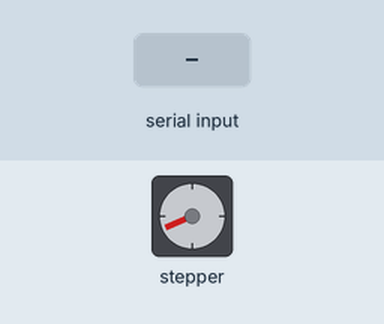
The sketch below on a simulated Arduino Uno, built for the host (arithmetic inside an expression is 32-bit, double 64-bit). Shown: stepper motor. Wiring (inferred from the names in the program): stepper motor driver (200 steps per turn assumed): step pin 4; direction pin 7. Inputs (shaded band) come from the test bench. What the sketch prints to the serial monitor is not drawn.

Above: at 0.46 s.
At 1.2 s:
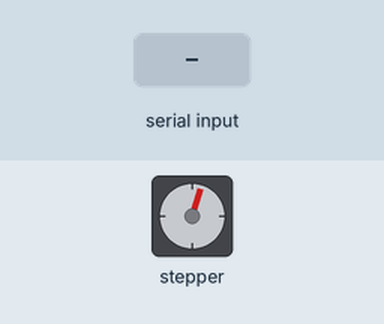
1.3 s: "90,45\n" received over Serial
At 2.1 s:
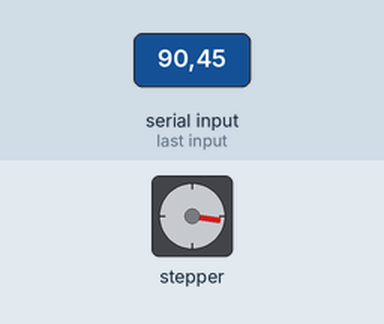
Timing chart, 0 to 16.3 s (numbered marks = the images above; inputs shaded):
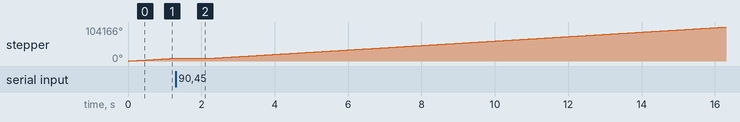

The sketch:

Stroboscope.ino
```cpp
// =================================================================
// --- BARE-METAL STROBOSCOPE: SLOWER 300 RPM TUNING ENGINE -------
// =================================================================

#define PUL_PIN 4
#define DIR_PIN 7
#define STROBE_PIN 11

// --- SLOWER MOTOR CONFIGURATION (300 RPM) ---
// 300 RPM * 1600 steps/rev / 60s = 8000 steps per second.
// 1,000,000us / 8000 steps = 125us total cycle time. Half period = ~62us.
const unsigned long STEP_HALF_PERIOD_US = 62;

// --- LIVE TUNABLE STROBE PARAMETERS ---
// Start at your mathematical 300 RPM target: 50,000 microseconds (20 Hz)
unsigned long strobeIntervalUs = 50000;
const int STROBE_FLASH_WIDTH_US = 200; // Brighter flash for slower speed

// --- TIMING STOPWATCHES ---
unsigned long lastStepTimeUs = 0;
unsigned long lastStrobeTimeUs = 0;
unsigned long strobeFlashEndUs = 0;

bool stepPinState = false;
bool isStrobeActive = false;

void setup() {
  pinMode(PUL_PIN, OUTPUT);
  pinMode(DIR_PIN, OUTPUT);
  pinMode(STROBE_PIN, OUTPUT);

  digitalWrite(PUL_PIN, LOW);
  digitalWrite(DIR_PIN, HIGH);
  digitalWrite(STROBE_PIN, LOW);

  Serial.begin(115200);
  Serial.println("=================================================");
  Serial.println("--- Slower 300 RPM Tuning Engine Operational ---");
  Serial.print("Target Motor Speed: 300 RPM Locked\n");
  Serial.print("Initial Strobe Interval: "); Serial.print(strobeIntervalUs); Serial.println(" us");
  Serial.println("Type a microsecond value (e.g., 50000) to tune live!");
  Serial.println("=================================================");
}

void loop() {
  unsigned long currentMicros = micros();

  // =================================================================
  // 1. LIVE SERIAL MONITOR INPUT INTERFACE
  // =================================================================
  if (Serial.available() > 0) {
    long incomingValue = Serial.parseInt();

    // Safety boundaries for the 300 RPM range
    if (incomingValue >= 10000 && incomingValue <= 500000) {
      strobeIntervalUs = incomingValue;
      Serial.print("► Strobe Interval updated to: ");
      Serial.print(strobeIntervalUs);
      Serial.print(" us (~");
      Serial.print(1000000.0 / strobeIntervalUs, 1);
      Serial.println(" Hz)");
    }
  }

  // =================================================================
  // 2. CONSTANT 300 RPM MOTOR DRIVE
  // =================================================================
  if (currentMicros - lastStepTimeUs >= STEP_HALF_PERIOD_US) {
    stepPinState = !stepPinState;
    digitalWrite(PUL_PIN, stepPinState);
    lastStepTimeUs = currentMicros;
  }

  // =================================================================
  // 3. INDEPENDENT OPTICAL STROBE
  // =================================================================
  if (!isStrobeActive && (currentMicros - lastStrobeTimeUs >= strobeIntervalUs)) {
    digitalWrite(STROBE_PIN, HIGH);
    lastStrobeTimeUs = currentMicros;
    strobeFlashEndUs = currentMicros + STROBE_FLASH_WIDTH_US;
    isStrobeActive = true;
  }

  if (isStrobeActive && (currentMicros >= strobeFlashEndUs)) {
    digitalWrite(STROBE_PIN, LOW);
    isStrobeActive = false;
  }
}
```
